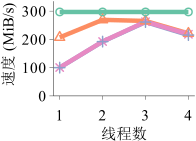

Reproduce this figure in R.
library(grid)
library(ggplot2)
library(extrafont)
require("RColorBrewer")
require(scales)
font_import()
loadfonts()



mywidth=2
myheight=1.5
my_value=c(1,2,3,4)
# my_line=c("longdash","dotted","solid","dashed")
my_line=c("solid","solid","solid","solid")
my_color=c("#66c2a5" ,"#fc8d62" ,"#8da0cb" ,"#e78ac3" ,"#a6d854" ,"#ffd92f")

if(T){
    x1 <- read.table("upload_thread_line.data",header=TRUE)
    cairo_pdf(file="upload_thread_line.pdf",  width=mywidth, height=myheight)
    x1$type <- factor(x1$type, levels=c("TEE","DetectionFirst", "DetectionMin","DetectionAll"), labels=c("TEEDedup","TEEDedup+\n(firstFeature)","TEEDedup+\n(minFeature)","TEEDedup+\n(allFeature)"))
  ggplot(data=x1, aes(x=ID,y=throughput,shape=type,linetype=type, colour=type)) +
    geom_line(size=1.5) + 
    geom_point(size=2, stroke=0.75, fill="white") +
    scale_shape_manual(values=c(my_value)) +
    scale_colour_manual(values=c(my_color)) + 
    scale_linetype_manual(values=c(my_line)) +
    coord_cartesian(ylim=c(15.17, 320), xlim=c(1,4)) +
    scale_x_continuous(breaks=c(1,2,3,4)) +
    scale_y_continuous(breaks=seq(0, 300, 100), labels=format(seq(0, 300, 100), scientific=FALSE)) +
    ylab("速度 (MiB/s)") +
    xlab("线程数") +
    theme_bw() +
    theme(
      panel.grid.major=element_blank(), panel.grid.minor=element_blank(),
	    panel.background=element_blank(), 
	    panel.border = element_blank(),
		  # panel.border=element_rect(size=0.5),
		  axis.line=element_line(colour="black", size=0.15),
		  axis.ticks=element_line(size=0.15),
	    axis.text.x=element_text(margin=margin(7,0,0,0), angle=0, hjust=0.5, colour="black", size=11,family="Times New Roman"),
	    axis.title.y=element_text(size=11, hjust=0.9,family="Times New Roman"),
	    axis.text.y=element_text(margin=margin(0,2,0,0),colour="black",size=11,family="Times New Roman"),
	    axis.title.x=element_text(size=11,family="Times New Roman"),
	    legend.key.size=unit(0.5, "cm"),
      legend.title=element_blank(),
	    legend.position="none",
      legend.direction="horizontal",
      legend.text=element_text(size=10),
      legend.margin = margin(t = 0, unit='cm'),
      plot.margin=unit(c(0.1,0.1,0.1,0.1), "cm")
    ) 
}
